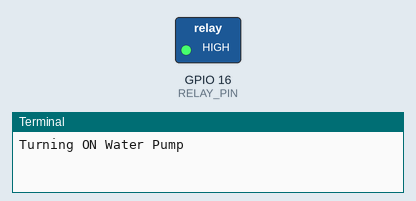
The program below on a simulated Raspberry Pi (BCM pin numbers). On the bench: switched loads named in the program (green lamp = pin HIGH), the last lines printed to the terminal. At 5.0 s the program stops and its outputs stay as they are.

Above: at 0.1 s.
At 5.1 s:
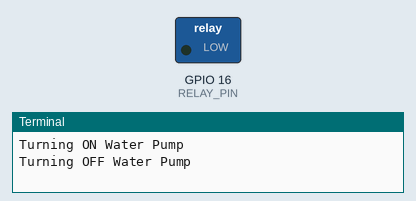
Timing chart, 0 to 6.5 s (numbered marks = the images above):
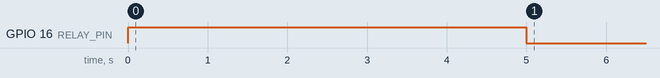

The program:

remote.py
```python
import RPi.GPIO as GPIO
import time

RELAY_PIN = 16  # GPIO Bus16

GPIO.setmode(GPIO.BCM)
GPIO.setup(RELAY_PIN, GPIO.OUT)

try:
    print("Turning ON Water Pump")
    GPIO.output(RELAY_PIN, GPIO.HIGH)  # Activate relay (pump ON)
    time.sleep(5)  # Run pump for 5 seconds
    print("Turning OFF Water Pump")
    GPIO.output(RELAY_PIN, GPIO.LOW)  # Deactivate relay (pump OFF)
except KeyboardInterrupt:
    print("Process interrupted")
#finally:
 #   GPIO.cleanup()
```

Measured:
- by itself, GPIO 16 (RELAY_PIN): LOW → HIGH at 0.00 s, → LOW 5.0 s later
